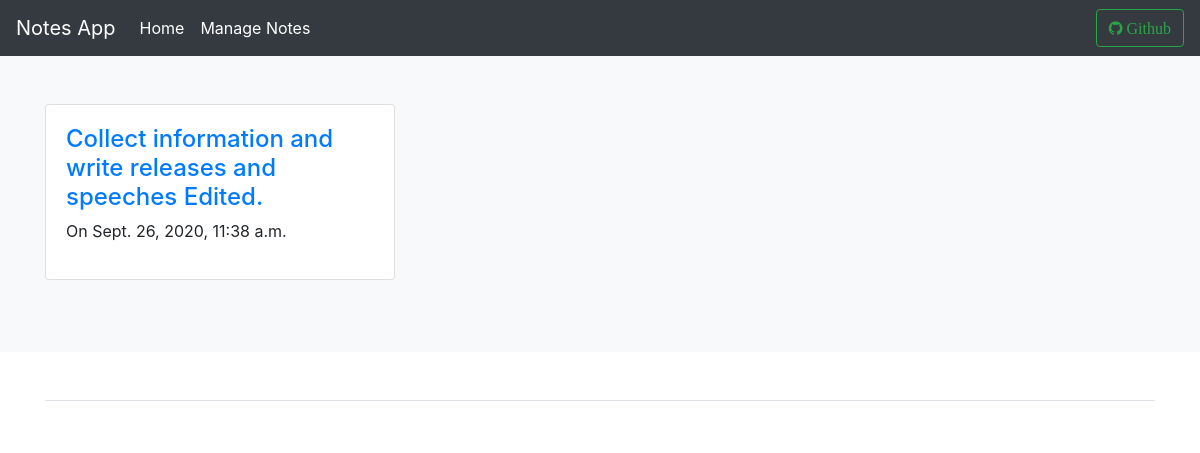
The page / on the database its author committed.
### core/models.py (models this page shows, shortened)
class Core(models.Model):
    title = models.CharField(max_length=200, )
    excerpt = models.TextField(null=True)
    author = models.ForeignKey(User, on_delete=models.CASCADE, related_name='core')
    slug = models.SlugField(max_length=100, unique=True)
    updated = models.DateTimeField(auto_now=True)
    published = models.DateTimeField(default=timezone.now)
    def get_absolute_url(self):
        return reverse('core:single', args=[self.slug])
    class Meta:
        ordering = ['-published']

### core/views.py (the view)
# urls.py: path('', views.IndexView.as_view(), name='index'),
class IndexView(ListView):
    model = Core
    template_name = 'core/index.html'
    context_object_name = 'index'

### templates/core/index.html (shortened to what this page needs)
{% extends 'core/base.html' %}
{% block content %}
    <div class="album py-5 bg-light">
        <div class="container">
            <div class="row">
                {% for core in index %}
                    <div class="col-md-4">
                        <div class="card mb-4 box-shadow">
                            <div class="card-body">
                                <h4 class=""><a href="{{ core.get_absolute_url }}">{{ core.title }}</a></h4>
                                <p>On {{ core.updated }}</p>
                            </div>
                        </div>
                    </div>
                {% endfor %}
            </div>
        </div>
    </div>
{% endblock %}

### templates/core/base.html (shortened to what this page needs)
<!doctype html>
<html lang="en">
<head>
    <link rel="stylesheet" href="https://stackpath.bootstrapcdn.com/bootstrap/4.5.2/css/bootstrap.min.css"
>
    <link rel="stylesheet" href="https://cdnjs.cloudflare.com/ajax/libs/font-awesome/4.7.0/css/font-awesome.min.css">
</head>
<body>
{% include 'core/navbar.html' %}
{% block content %}
{% endblock %}
{% include 'core/footer.html' %}
</body>
</html>

### templates/core/navbar.html (shortened to what this page needs)
<nav class="navbar navbar-expand-lg navbar-dark bg-dark">
    <a class="navbar-brand" href="#">Notes App</a>
    <div class="collapse navbar-collapse" id="navbarSupportedContent">
        <ul class="navbar-nav mr-auto">
            <li class="nav-item active">
                <a class="nav-link" href="/">Home</a>
            </li>
            <li class="nav-item active">
                <a class="nav-link" href="{% url 'core:posts' %}">Manage Notes</a>
            </li>
        </ul>
        <button onclick="window.location.href='https://github.com/samir321-pixel'" target="_blank" class="btn btn-outline-success my-2 my-sm-0"  type="submit"> <i class="fa fa-github"> Github</i> </button>
    </div>
</nav>

### templates/core/footer.html (shortened to what this page needs)
<div class="container">
    <footer class="pt-4 my-md-5 border-top">
    </footer>
</div>

### rows shown on the page
Core: title "Collect information and write releases and speeches Edited.", updated "Sept. 26, 2020, 11:38 a.m."
